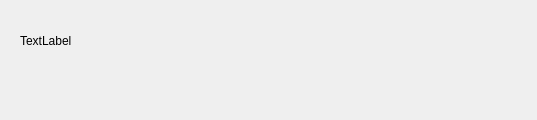
<?xml version="1.0" encoding="UTF-8"?>
<ui version="4.0">
 <class>Dialog</class>
 <widget class="QDialog" name="Dialog">
  <property name="geometry">
   <rect>
    <x>0</x>
    <y>0</y>
    <width>537</width>
    <height>120</height>
   </rect>
  </property>
  <property name="windowTitle">
   <string>Dialog</string>
  </property>
  <widget class="QLabel" name="msgLabel">
   <property name="geometry">
    <rect>
     <x>20</x>
     <y>25</y>
     <width>501</width>
     <height>31</height>
    </rect>
   </property>
   <property name="text">
    <string>TextLabel</string>
   </property>
  </widget>
 </widget>
 <resources/>
 <connections/>
</ui>
